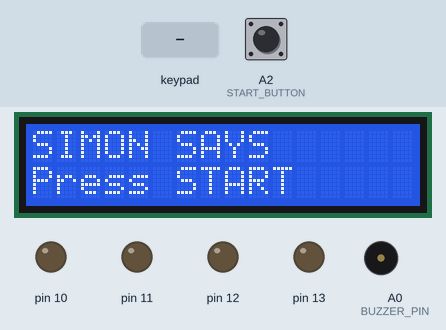
A program run on a simulated Arduino Uno, built with avr-gcc and run on an emulated ATmega328P. On the bench: 16×2 character LCD, output pins drawn as LEDs (lit = HIGH), buzzer (waves = sounding). Inputs (shaded band) come from the test bench; at power-on: A2 (START_BUTTON) HIGH. Random numbers use the default seed unless the program sets one.

Above: at 1.2 s.
1.3 s: A2 (START_BUTTON) pulled LOW for 0.15 s
At 3.9 s:
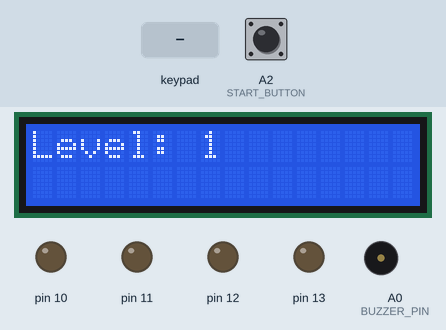
4.2 s: key '1' pressed
At 5.53 s:
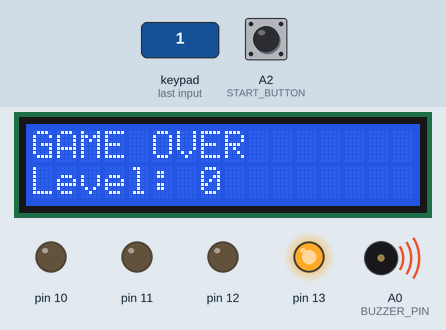
6.7 s: A2 (START_BUTTON) pulled LOW for 1 s
At 7.3 s:
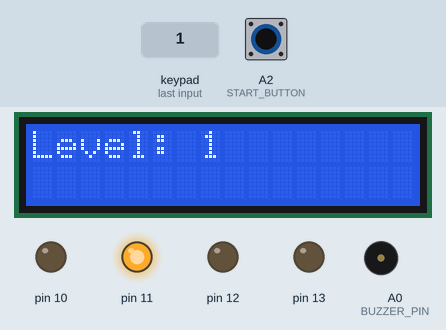
9.2 s: keypad keys 5 4 3 2 pressed 0.4 s apart
At 10.15 s:
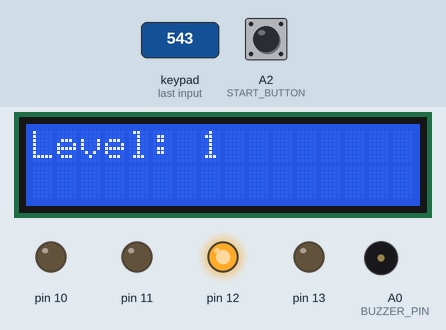
Timing chart, 0 to 13.1 s (numbered marks = the images above; inputs shaded):
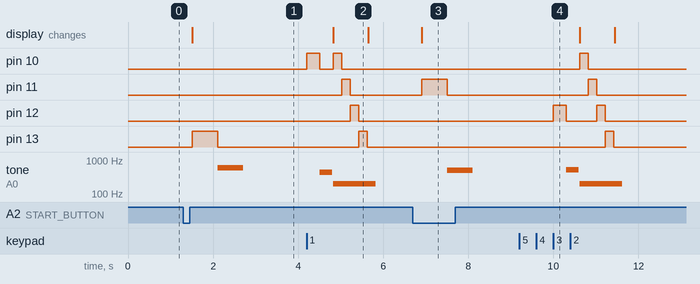

The program:

main.cpp
```cpp
#include <Arduino.h>
#include <Wire.h>
#include <LiquidCrystal_I2C.h>
#include <Keypad.h>

LiquidCrystal_I2C lcd(0x27,16,2);

/*--------------------------------------------------
 * THE Game Keypad DEFINITIONS
 *-------------------------------------------------*/

const byte ROWS = 4U;

const byte COLS = 4U;

char keys[ROWS][COLS] =
{
    {'1','2','3','A'},
    {'4','5','6','B'},
    {'7','8','9','C'},
    {'*','0','#','D'}
};

//ROW PIN DEFINITIONS
byte rowPins[ROWS] =
{
    9,
    8,
    7,
    6
};

//COLUMN PIN DEFINITIONS
byte colPins[COLS] =
{
    5,
    4,
    3,
    2
};

Keypad keypad =
    Keypad
    (
        makeKeymap(keys),
        rowPins,
        colPins,
        ROWS,
        COLS
   );


/*--------------------------------------------------
 * THE GAME PIN DEFINITIONS AND CONSTANTS
 *-------------------------------------------------*/

constexpr uint8_t TOTAL_LEDS = 4U;

constexpr uint8_t MAX_SEQUENCE = 50U;

constexpr uint16_t START_SPEED = 600U;

constexpr uint16_t LEVEL_DELAY = 250U;

constexpr uint8_t LED_RED = 10U;

constexpr uint8_t LED_GREEN = 11U;

constexpr uint8_t LED_BLUE = 12U;

constexpr uint8_t LED_YELLOW = 13U;

constexpr uint8_t BUZZER_PIN = A0;

constexpr uint8_t START_BUTTON = A2;

uint8_t gameSequence[MAX_SEQUENCE];

uint8_t currentLevel = 0U;

uint8_t playerIndex = 0U;

enum GameState
  {
    STANDBY,
    SHOW_SEQUENCE,
    WAIT_FOR_PLAYER,
    NEXT_LEVEL,
    GAME_OVER

  };

GameState gameState = STANDBY;

/*--------------------------------------------------
 * THE GAME FUNCTIONS
 *-------------------------------------------------*/

void initializeHardware();

void showStandbyScreen();

void generateNextMove();

void playSequence();

bool getPlayerInput();

void gameOver();

void flashLed(uint8_t ledIndex, uint16_t flashTime);

void playTone(uint8_t ledIndex, uint16_t toneDuration);

void displayLevel();

/*--------------------------------------------------
 * THE GAME SETUP FUNCTION
 *-------------------------------------------------*/

void setup()
{

   initializeHardware();

   showStandbyScreen();

}

void initializeHardware()
{
 // Initialize the LCD
  lcd.init();
  lcd.backlight();
  lcd.clear();

  //initialize the leds
  const uint8_t ledPins[TOTAL_LEDS] = {LED_RED, LED_GREEN, LED_BLUE, LED_YELLOW};

     for (uint8_t led = 0U; led < TOTAL_LEDS; led++)
       {
         pinMode(ledPins[led], OUTPUT);
         digitalWrite(ledPins[led], LOW);
       }

  //initialize the buzzer
  pinMode(BUZZER_PIN, OUTPUT);

  //initialize the start button
  pinMode(START_BUTTON, INPUT_PULLUP);
}

void clearDisplay()
{

  lcd.clear();

}

void showStandbyScreen()
{
    clearDisplay();

      lcd.setCursor(0,0);
      lcd.print("SIMON SAYS");

      lcd.setCursor(0,1);
      lcd.print("Press START");

}
/*--------------------------------------------------
 * THE GAME loop FUNCTION
 *-------------------------------------------------*/

void loop()
{
    switch (gameState)
    {
        //========================================
        // WAITING FOR PLAYER TO PRESS START
        //========================================
        case STANDBY:

            if (digitalRead(START_BUTTON) == LOW)
            {
                delay(200);

                currentLevel = 1U;
                playerIndex = 0U;

                generateNextMove();

                gameState = SHOW_SEQUENCE;
            }

        break;

        //========================================
        // SHOW THE SIMON SEQUENCE
        //========================================
        case SHOW_SEQUENCE:

            playSequence();

            playerIndex = 0U;

            gameState = WAIT_FOR_PLAYER;

        break;

        //========================================
        // WAIT FOR PLAYER INPUT
        //========================================
        case WAIT_FOR_PLAYER:

            if (getPlayerInput())
            {
                playerIndex++;

                if (playerIndex >= currentLevel)
                {
                    gameState = NEXT_LEVEL;
                }
            }

        break;

        //========================================
        // PREPARE NEXT LEVEL
        //========================================
        case NEXT_LEVEL:

            currentLevel++;

            if(currentLevel > MAX_SEQUENCE)
              {
                gameState = GAME_OVER;
                break;
              }

            generateNextMove();

            gameState = SHOW_SEQUENCE;

        break;

        //========================================
        // PLAYER LOST
        //========================================
        case GAME_OVER:

            gameOver();

            showStandbyScreen();

            gameState = STANDBY;

        break;
    }
}
/*--------------------------------------------------------------------
 * THE GAME generate sequence for next level function IMPLEMENTATION
 *--------------------------------------------------------------------*/

void generateNextMove()
{
    if (currentLevel > MAX_SEQUENCE)
    {
        return;
    }

    gameSequence[currentLevel - 1U] = random(0U, TOTAL_LEDS);
}

void playSequence()
{
    displayLevel();

      for (uint8_t index = 0U; index < currentLevel; index++)
    {
        const uint8_t currentMove = gameSequence[index];

        flashLed(currentMove, START_SPEED);

        playTone(currentMove, START_SPEED);

        delay(LEVEL_DELAY);
    }
}

/*--------------------------------------------------
 * THE GAME level display function
 *-------------------------------------------------*/
void displayLevel()
{
    clearDisplay();

      lcd.setCursor(0,0);
      lcd.print("Level: ");
      lcd.print(currentLevel);
}

/*--------------------------------------------------
 * THE GAME flash
 *-------------------------------------------------*/
void flashLed(uint8_t ledIndex, uint16_t flashTime)

{
    const uint8_t ledPins[TOTAL_LEDS] = {LED_RED, LED_GREEN, LED_BLUE, LED_YELLOW};

      digitalWrite(ledPins[ledIndex], HIGH);
      delay(flashTime);
      digitalWrite(ledPins[ledIndex], LOW);

}

/*--------------------------------------------------
 * THE GAME play sound function
 *-------------------------------------------------*/
void playTone(uint8_t ledIndex, uint16_t toneDuration)
{
    const uint16_t tones[TOTAL_LEDS] = {440U, 494U, 523U, 587U};

      tone(BUZZER_PIN, tones[ledIndex], toneDuration);
      delay(toneDuration);
      noTone(BUZZER_PIN);
}

/*-------------------------------------------------------------------------------------------
 * THE players function to get input from the keypad and check if it matches the expected move
 *--------------------------------------------------------------------------------------------*/
bool getPlayerInput()
{
    char key = keypad.getKey();

    if (!key)
    {
        return false;
    }

    uint8_t playerMove;

    switch(key)
    {
        case '1':
            playerMove = 0U;
        break;

        case '2':
            playerMove = 1U;
        break;

        case '3':
            playerMove = 2U;
        break;

        case 'A':
            playerMove = 3U;
        break;

        default:
            return false;
    }

    flashLed(playerMove,300);

    playTone(playerMove,300);

    if(playerMove == gameSequence[playerIndex])
    {
        return true;
    }

    gameState = GAME_OVER;

    return false;


  GameState gameState = STANDBY;

}

// game over function implementation
 void gameOver()
 {
  clearDisplay();

    lcd.setCursor(0,0);
    lcd.print("GAME OVER");

    lcd.setCursor(0,1);
    lcd.print("Level: ");
    lcd.print(currentLevel - 1U);

   tone(BUZZER_PIN, 200U, 1000U);
   for(uint8_t led=0U; led < TOTAL_LEDS; led++)
    {
      flashLed(led,200);
    };


}

  
```

Measured:
- after the input at 1.3 s, pin 13: LOW → HIGH after 0.21 s, → LOW 0.60 s later; tone on A0 (BUZZER_PIN): silent → 587 Hz after 0.81 s, → silent 0.60 s later; the display: changes after 0.21 s (image 1)
- after the input at 4.2 s, pin 10: LOW → HIGH at once, → LOW 0.30 s later, → HIGH 0.32 s later, → LOW 0.20 s later; pin 11: LOW → HIGH after 0.83 s, → LOW 0.20 s later
- after the input at 6.7 s, pin 11: LOW → HIGH after 0.21 s, → LOW 0.60 s later; tone on A0 (BUZZER_PIN): silent → 494 Hz after 0.81 s, → silent 0.60 s later; the display: changes after 0.21 s (image 3)
- after the input at 9.2 s, pin 10: LOW → HIGH after 1.4 s, → LOW 0.20 s later; pin 11: LOW → HIGH after 1.6 s, → LOW 0.20 s later
- what the display in image 2 shows lasts 0.9 s, from 4.8 s to 5.7 s
